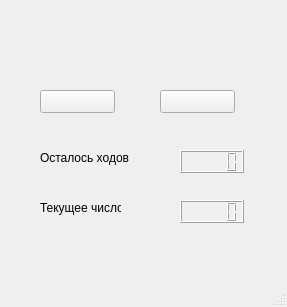
<?xml version="1.0" encoding="UTF-8"?>
<ui version="4.0">
 <class>MainWindow</class>
 <widget class="QMainWindow" name="MainWindow">
  <property name="geometry">
   <rect>
    <x>0</x>
    <y>0</y>
    <width>287</width>
    <height>307</height>
   </rect>
  </property>
  <property name="windowTitle">
   <string>MainWindow</string>
  </property>
  <widget class="QWidget" name="centralwidget">
   <widget class="QLabel" name="label">
    <property name="geometry">
     <rect>
      <x>30</x>
      <y>50</y>
      <width>211</width>
      <height>16</height>
     </rect>
    </property>
    <property name="text">
     <string/>
    </property>
   </widget>
   <widget class="QPushButton" name="pushButton">
    <property name="geometry">
     <rect>
      <x>40</x>
      <y>90</y>
      <width>75</width>
      <height>23</height>
     </rect>
    </property>
    <property name="text">
     <string/>
    </property>
   </widget>
   <widget class="QPushButton" name="pushButton_2">
    <property name="geometry">
     <rect>
      <x>160</x>
      <y>90</y>
      <width>75</width>
      <height>23</height>
     </rect>
    </property>
    <property name="text">
     <string/>
    </property>
   </widget>
   <widget class="QLabel" name="label_2">
    <property name="geometry">
     <rect>
      <x>40</x>
      <y>150</y>
      <width>91</width>
      <height>16</height>
     </rect>
    </property>
    <property name="text">
     <string>Осталось ходов</string>
    </property>
   </widget>
   <widget class="QLabel" name="label_3">
    <property name="geometry">
     <rect>
      <x>40</x>
      <y>200</y>
      <width>81</width>
      <height>16</height>
     </rect>
    </property>
    <property name="text">
     <string>Текущее число</string>
    </property>
   </widget>
   <widget class="QLCDNumber" name="lcdNumber">
    <property name="geometry">
     <rect>
      <x>180</x>
      <y>150</y>
      <width>64</width>
      <height>23</height>
     </rect>
    </property>
   </widget>
   <widget class="QLCDNumber" name="lcdNumber_2">
    <property name="geometry">
     <rect>
      <x>180</x>
      <y>200</y>
      <width>64</width>
      <height>23</height>
     </rect>
    </property>
   </widget>
  </widget>
  <widget class="QStatusBar" name="statusbar"/>
 </widget>
 <resources/>
 <connections/>
</ui>
